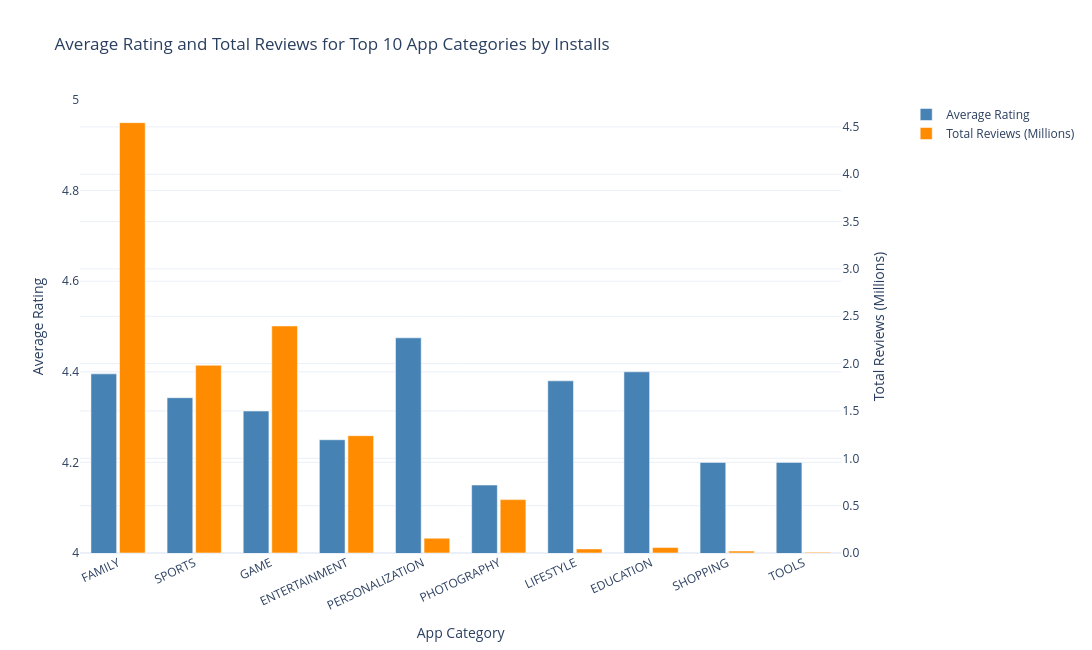

The cell this chart's notebook holds for it:
### Code cell
if current_time >= datetime.strptime("15:00","%H:%M").time() and current_time <= datetime.strptime("17:00","%H:%M").time():
    
    #Grouped Bar Chart
    fig = make_subplots(specs = [[{"secondary_y": True}]])
    
    #Average Rating
    fig.add_trace(
        go.Bar(
        x = chart_apps["Category"],
        y = chart_apps["Average_Rating"],
        name = "Average Rating",
        marker_color = "steelblue",
        offsetgroup = 1
        ),
        secondary_y = False
    
    )

    # Total Reviews
    fig.add_trace(
        go.Bar(
        x = chart_apps["Category"],
        y = chart_apps["Total Reviews (Millions)"],
        name = "Total Reviews (Millions)",
        marker_color = "darkorange",
        offsetgroup = 2
        ),
        secondary_y = True
    )
    
    fig.update_layout(
        title = "Average Rating and Total Reviews for Top 10 App Categories by Installs",
        xaxis_title = "App Category",
        yaxis_title = "Average Rating",
        barmode = "group",
        bargap = 0.25,
        bargroupgap = 0.1,
        template = "plotly_white",
        width = 1200,
        height = 650
    )
    fig.update_xaxes(tickangle = -25)
    
    fig.update_yaxes(title_text="Average Rating",range = [4.0,5.0],secondary_y = False)
    
    fig.update_yaxes(title_text="Total Reviews (Millions)",tickformat = ".1f",secondary_y = True)
    
    fig.show()
        

else:
   print("Grouped Bar Chart is only available between 3 PM IST and 5 PM IST")

### Figure 1 — Plotly figure (JSON) as saved in the notebook; plotly's stock layout.template omitted (floating-point values rounded to 4 significant figures)
{"data": [{"marker": {"color": "steelblue"}, "name": "Average Rating", "offsetgroup": "1", "type": "bar", "x": ["FAMILY", "SPORTS", "GAME", "ENTERTAINMENT", "PERSONALIZATION", "PHOTOGRAPHY", "LIFESTYLE", "EDUCATION", "SHOPPING", "TOOLS"], "xaxis": "x", "y": [4.395, 4.343, 4.313, 4.25, 4.475, 4.15, 4.38, 4.4, 4.2, 4.2], "yaxis": "y"}, {"marker": {"color": "darkorange"}, "name": "Total Reviews (Millions)", "offsetgroup": "2", "type": "bar", "x": ["FAMILY", "SPORTS", "GAME", "ENTERTAINMENT", "PERSONALIZATION", "PHOTOGRAPHY", "LIFESTYLE", "EDUCATION", "SHOPPING", "TOOLS"], "xaxis": "x", "y": [4.545, 1.982, 2.398, 1.239, 0.156, 0.5637, 0.04281, 0.05765, 0.01995, 0.00801], "yaxis": "y2"}], "layout": {"bargap": 0.25, "bargroupgap": 0.1, "barmode": "group", "height": 650, "title": {"text": "Average Rating and Total Reviews for Top 10 App Categories by Installs"}, "width": 1200, "xaxis": {"anchor": "y", "domain": [0, 0.94], "tickangle": -25, "title": {"text": "App Category"}}, "yaxis": {"anchor": "x", "domain": [0, 1], "range": [4, 5], "title": {"text": "Average Rating"}}, "yaxis2": {"anchor": "x", "overlaying": "y", "side": "right", "tickformat": ".1f", "title": {"text": "Total Reviews (Millions)"}}}}
